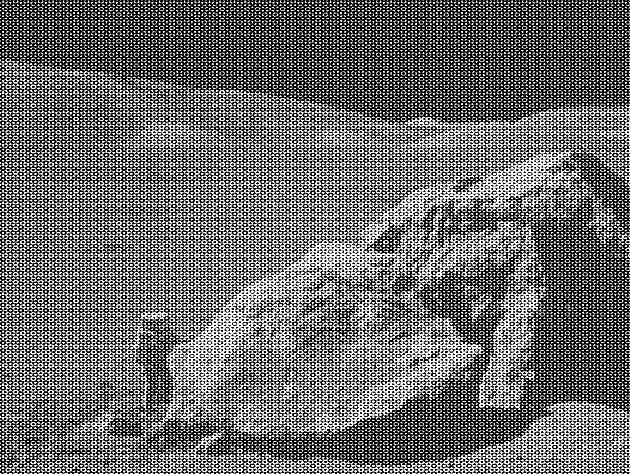
#> input picture moonlanding.png, 630 x 474 px
$ jupyter execute --allow-errors Exam_test_prova.ipynb   (shell and % lines are left out)
#> lines starting #> are read from the running program, lines starting #| are printed output that depends on the picture
4.2\. Find the outer product of the following two vecotrs (10 MINUTES)

```python
u = np.array([1,3,5,7])
v = np.array([2,4,6,8])
```

Do this in the following ways:

   * Using the function outer in numpy
   * Using a nested for loop or list comprehension
   * Using numpy broadcasting operatoins

[cell 1]
import numpy as np

u = np.array([1,3,5,7])
v = np.array([2,4,6,8])

w0 = np.outer(u,v)
print(w0, '\n')

w1 = np.array([(i*j) for i in u for j in v]).reshape(4,4)
print(w1, '\n')

w2 = u * v.reshape(4,1)
print(w2)

4.4\. Use np.linspace to create an array of 100 numbers between 0 and 2π (inclusive). (10 MINUTES)

  * Extract every 10th element using slice notation
  * Reverse the array using slice notation
  * Extract elements where the absolute difference between the sine and cosine functions evaluated at that element is less than 0.1
  * Make a plot showing the sin and cos functions and indicate where they are close

[cell 2]
import math
import matplotlib.pyplot as plt

v = np.linspace(0, 2*math.pi, 100)
print(v, '\n')

extraction = v[::10]
print(extraction, '\n')

rev = v[::-1]
print(rev, '\n')

near = v[np.abs(np.sin(v)-np.cos(v))<0.1]
print(near, '\n')

plt.plot(v, np.sin(v))
plt.plot(v, np.cos(v))
for value in near:
    plt.axvline(value)
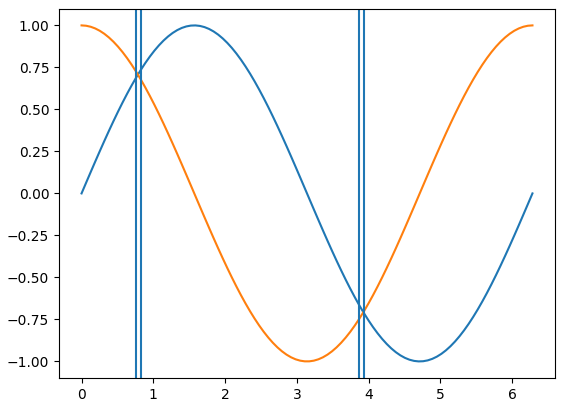
#> figure drawn by matplotlib, 1 panel; curve peaks at x = 1.59, y = 1; curve peaks at x = 0, y = 1

4.6\. Use broadcasting to create a grid of distances (15 MINUTES)

Route 66 crosses the following cities in the US: Chicago, Springfield, Saint-Louis, Tulsa, Oklahoma City, Amarillo, Santa Fe, Albuquerque, Flagstaff, Los Angeles
The corresponding positions in miles are: 0, 198, 303, 736, 871, 1175, 1475, 1544, 1913, 2448

  * Construct a 2D grid of distances among each city along Route 66
  * Convert that in km (those savages...)

[cell 3]
dist_miglia = np.array([0, 198, 303, 736, 871, 1175, 1475, 1544, 1913, 2448])

grid = np.abs(dist_miglia - dist_miglia.reshape(10,1))
print(grid, '\n')

grid_miglia = grid*1.609
print(grid_miglia)

4.7\. Prime numbers sieve: compute the prime numbers in the 0-N (N=99 to start with) range with a sieve (mask). (20 MINUTES)
  * Constract a shape (100,) boolean array, the mask
  * Identify the multiples of each number starting from 2 and set accordingly the corresponding mask element
  * Apply the mask to obtain an array of ordered prime numbers
  * Check the performances (timeit); how does it scale with N?
  * Implement the optimization suggested in the [sieve of Eratosthenes](https://en.wikipedia.org/wiki/Sieve_of_Eratosthenes)


[cell 4]
import timeit

def num_primi(N):
#> called with N = 100
    mask = np.ones((N,), dtype=bool)
    for i in range(2,N):
        mask[2*i::i]=False

    numeri = np.arange(N,)

    return numeri[mask]

print(num_primi(100))

num_primi(100)
num_primi(200)
num_primi(300)
num_primi(400)
num_primi(500)

[cell 5]
time = [21, 43, 63, 77, 100]
max_value = [100, 200, 300, 400, 500]

plt.plot(max_value, time)
plt.show()
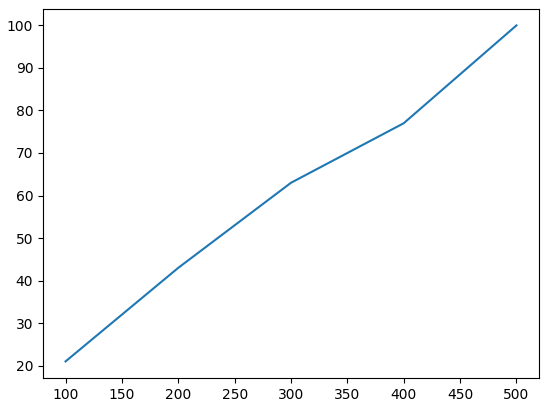
#> figure drawn by matplotlib, 1 panel


N = 100
A = np.ones(N, dtype=bool)

for i in range(2, int(math.sqrt(N))):
    if A[i]==True:
        for j in range(2*i, N ,i): A[j]=False

numeri = np.arange(N,)
print(numeri[A])

4.8\. Diffusion using random walk (30 MINUTES)

Consider a simple random walk process: at each step in time, a walker jumps right or left (+1 or -1) with equal probability. The goal is to find the typical distance from the origin of a random walker after a given amount of time.
To do that, let's simulate many walkers and create a 2D array with each walker as a raw and the actual time evolution as columns

  * Take 1000 walkers and let them walk for 200 steps
  * Use randint to create a 2D array of size walkers x steps with values -1 or 1
  * Build the actual walking distances for each walker (i.e. another 2D array "summing on each raw")
  * Take the square of that 2D array (elementwise)
  * Compute the mean of the squared distances at each step (i.e. the mean along the columns)
  * Plot the average distances (sqrt(distance\*\*2)) as a function of time (step)

Did you get what you expected?

[cell 6]
# Use randint to create a 2D array of size walkers x steps with values -1 or 1
N = 1000
S = 1000

s = np.random.randint(0, 2, size=(N, S))
s[s==0] = -1

# Build the actual walking distances for each walker (i.e. another 2D array "summing on each raw")
d = np.sum(s, axis=1)

# Take the square of that 2D array (elementwise)
square = d**2

# Compute the mean of the squared distances at each step (i.e. the mean along the columns)
des = np.cumsum(s, axis=1)**2
mean_step = np.mean(des, axis=0)

# Plot the average distances (sqrt(distance**2)) as a function of time (step)
plt.plot(np.arange(S), np.sqrt(mean_step))
plt.show()
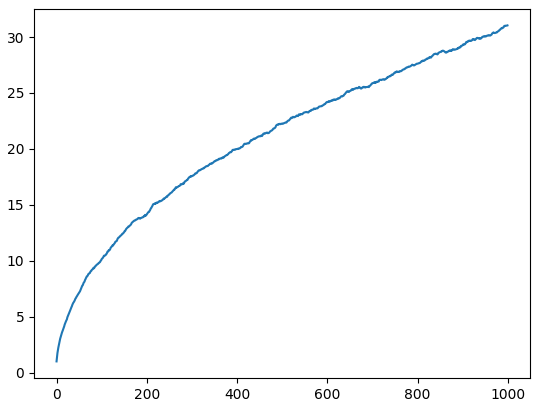
#> figure drawn by matplotlib, 1 panel; curve peaks at x = 999, y = 31.04

4.9\. Analyze a data file (15 MINUTES)
  * Download the population of hares, lynxes and carrots at the beginning of the last century.
    ```python
    ! wget https://www.dropbox.com/s/3vigxoqayo389uc/populations.txt
    ```

  * Check the content by looking within the file
  * Load the data (use an appropriate numpy method) into a 2D array
  * Create arrays out of the columns, the arrays being (in order): *year*, *hares*, *lynxes*, *carrots*
  * Plot the 3 populations over the years
  * Compute the main statistical properties of the dataset (mean, std, correlations, etc.)
  * Which species has the highest population each year?

Do you feel there is some evident correlation here? [Studies](https://www.enr.gov.nt.ca/en/services/lynx/lynx-snowshoe-hare-cycle) tend to believe so.

#> (a cell that did not finish here is left out)

5.4\. load the binary file named *credit_card.dat* and convert the data into the real credit-card number (20 MINUTES).

Each line correspond to a credit card number.

Each character is composed by 6 bit (even the space) and the last 4 bit are just a padding

**hint**: use the `chr()` function to convert a number to a char

#> (a cell that did not finish here is left out)

## Pandas analysis (60 MINUTES)

This exercise consists in analyzing a dataset containg timing information from a series of Time-to-Digital-Converters (TDC) implemented in a couple of FPGAs. Each measurement (i.e. each row of the input file) consists <br> of a flag that specifies the type of message ('HEAD', which in this case is always 1), <br>two addresses of the TDC providing the signal ('FPGA' and 'TDC_CHANNEL'), and the <br> timing information ('ORBIT_CNT', 'BX_COUNTER', and 'TDC_MEAS'). <br> Each TDC count corresponds to 25/30 ns, whereas a unit of BX_COUNTER corresponds to 25 ns, and the ORBIT_CNT is increased every 'x' BX_COUNTER. This allows to store the time in a similar way to hours, minutes and seconds.

1\. Create a Pandas DataFrame reading N rows of the 'data_000637.txt' dataset. Choose N to be smaller than or equal to the maximum number of rows and larger that 10k.

2\. Find out the number of BX in a ORBIT (the value 'x').

3\. Find out how much the data taking lasted. You can either make an estimate based on the fraction of the measurements (rows) you read, or perform this check precisely by reading out the whole dataset.

4\. Create a new column with the absolute time in ns (as a combination of the other three columns with timing information).

5\. Replace the values (all 1) of the HEAD column randomly with 0 or 1.

6\. Create a new DataFrame that contains only the rows with HEAD=1.

7\. Make two occupancy plots (one for each FPGA), i.e. plot the number of counts per TDC channel

8\. Use the groupby method to find out the noisy channels, i.e. the TDC channels with most counts (say the top 3)

9\. Count the number of unique orbits. Count the number of unique orbits with at least one measurement from TDC_CHANNEL=139

[cell 9]
import pandas as pd
import numpy as np
import matplotlib.pyplot as plt

N = 500000

# Create a Pandas DataFrame reading N rows of the 'data_000637.txt' dataset.
# Choose N to be smaller than or equal to the maximum number of rows and larger that 10k.
#> (the rest of this cell did not finish here and is left out)

7.1\. **Kernel Density Estimate** (40 MINUTES)

Produce a KDE for a given distribution (by hand, not using seaborn!):

* Fill a numpy array, x,  of len(N) (with N=O(100)) with a variable normally distributed, with a given mean a standard deviation
* Fill an histogram in pyplot taking properly care about the aesthetic
   * use a meaningful number of bins
   * set a proper y axis label
   * set proper value of y axis major ticks labels (e.g. you want to display only integer labels)
   * display the histograms as data points with errors (the error being the poisson uncertainty)
* for every element of x, create a gaussian with the mean corresponding the element value and std as a parameter that can be tuned. The std default value should be:
$$ 1.06 * x.std() * x.size ^{-\frac{1}{5.}} $$
you can use the scipy function `stats.norm()` for that.
* In a separate plot (to be placed beside the original histogram), plot all the gaussian functions so obtained
* Sum (with np.sum()) all the gaussian functions and normalize the result such that the integral matches the integral of the original histogram. For that you could use the `scipy.integrate.trapz()` method

[cell 10]
import numpy as np
import matplotlib.pyplot as plt
from matplotlib.ticker import MultipleLocator, AutoMinorLocator
from scipy import stats
import scipy as sp

mean = 0
sigma = 0.2
N = 500
x = np.random.normal(mean, sigma, N)

fig, (hist, gauss, fit) = plt.subplots(3, 1, figsize=(10, 20))

n, bins, _ = hist.hist(x, bins=15,  edgecolor='black', label='Data')
err = np.sqrt(n)
hist.legend()
hist.set_ylim(0, n.max()+np.max(np.sqrt(n))+3)
hist.yaxis.set_major_locator(MultipleLocator(10))
hist.yaxis.set_minor_locator(AutoMinorLocator(5))
hist.set_title('Gaussian Data')
hist.set_xlabel('x value')
hist.set_ylabel('Counts')
hist.errorbar(0.5*(bins[:-1]+bins[1:]), n, err, fmt='o', capsize=3)


std = 1.06*x.std()*pow(x.size, -1/5)
lsp = np.linspace(x.min()-sigma, x.max()+sigma, 1000)

gaussians = np.array([stats.norm.pdf(lsp, loc=i, scale=std) for i in x])

for func in gaussians:
    gauss.plot(lsp, func)
gauss.set_xlabel('x value')
gauss.set_xlabel('x value')
gauss.set_title('Gaussian functions')

final_func = np.sum(gaussians, axis=0)

A_hist = np.sum(np.abs(bins[1:]-bins[:-1])*n)
A_func = sp.integrate.trapz(final_func, lsp)


fit.hist(x, bins=15,  edgecolor='black', label='Data')
fit.plot(lsp, final_func*A_hist/A_func, label='Fit')
fit.legend()
fit.set_ylim(0, n.max()+np.max(np.sqrt(n))+3)
fit.yaxis.set_major_locator(MultipleLocator(10))
fit.yaxis.set_minor_locator(AutoMinorLocator(5))
fit.set_title('Fit function')
fit.set_xlabel('x value')
fit.set_ylabel('Counts')

plt.show()
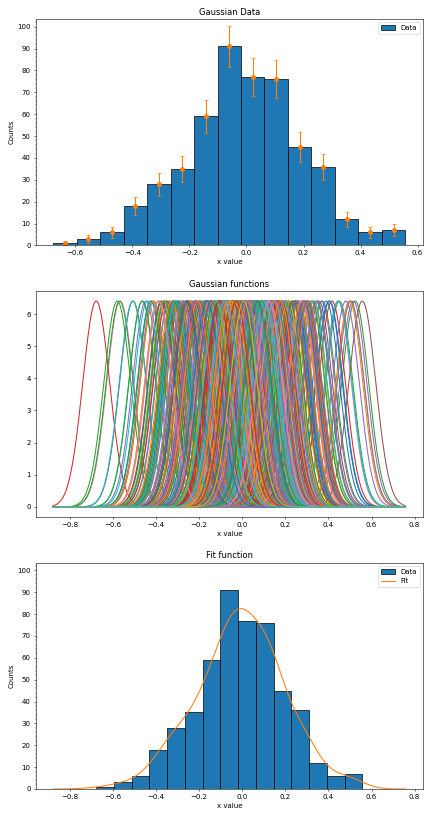
#> figure drawn by matplotlib, 3 panels; panel 1: tallest bar 91 high, from x = -0.101 to -0.0191; panel 1: curve peaks at x = -0.0603, y = 91; panel 1: curve peaks at x = -0.0603, y = 81.46; panel 1: curve peaks at x = -0.0603, y = 100.5

7.2\. **Color-coded scatter plot** (10 MINUTES)

Produce a scatter plot out of a dataset with two categories

* Write a function that generate a 2D datasets of 2 categories. Each category should distribute as a 2D gaussian with a given mean and std (clearly it is better to have different values means..)
* Display the dataset in a scatter plot marking the two categories with different marker colors.

An example is given below

You can try to make the procedure more general by allowing a given number $n\ge 2$ of categories

[cell 11]
import numpy as np
import matplotlib.pyplot as plt

x1, y1 = np.random.normal(173, 3, 200), np.random.normal(80, 1, 200)
x2, y2 = np.random.normal(165, 4, 300), np.random.normal(70, 2, 300)

plt.scatter(x1, y1, label='Male', color='blue')
plt.scatter(x2, y2, label='Female', color='red')
plt.xlabel('Altezza (cm)')
plt.xlabel('Peso (Kg)')
plt.show()
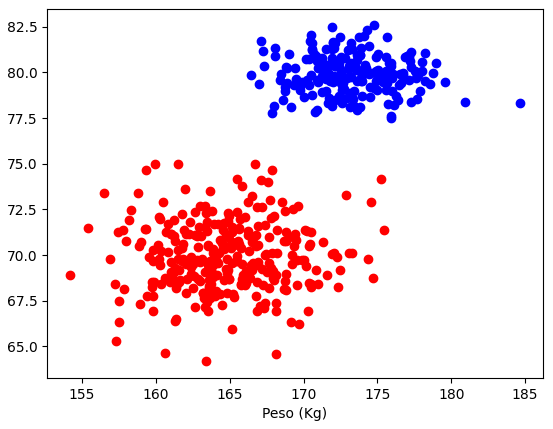
#> figure drawn by matplotlib, 1 panel

7.3\. **Profile plot** (30 MINUTES)

Produce a profile plot from a scatter plot.
* Download the following dataset and load it as a pandas dataframe:
```bash
wget https://www.dropbox.com/s/hgnvyj9abatk8g6/residuals_261.npy
```
Note that you should use the `np.load()` function to load the file as a numpy array, call the `.item()` method, and then pass it to the `pd.DataFrame()` constructor.
* Inspect the dataset, you'll find two variables (features)
* Clean the sample by selecting the entries (rows) with the variable "residual" in absolute value smaller than 2
* perform a linear regression of "residuals" versus "distances" using `scipy.stats.linregress()`
* plot a seaborn jointplot of  "residuals" versus "distances", having seaborn performing a linear regression. The result of the regression should be displayed on the plot
* Fill 3 numpy arrays
  * x, serving as an array of bin centers for the "distance" variable. It should range from 0 to 20 with reasonable number of steps (bins)
  * y, the mean values of the "residuals", estimated in slices (bins) of "distance"
  * erry, the standard deviation of the  of the "residuals", estimated in slices (bins) of "distance"
* Plot the profile plot on top of the scatter plot

[cell 12]
import numpy as np
import pandas as pd
import scipy as sp
import seaborn as sns
import matplotlib.pyplot as plt

#> (the rest of this cell did not finish here and is left out)

8.1\. **PCA on 3D dataset** (45 MINUTES)

* Generate a dataset with 3 features each with N entries (N being ${\cal O}(1000)$). With $N(\mu,\sigma)$ the normali distribution with mean $\mu$ and $\sigma$  standard deviation, generate the 3 variables $x_{1,2,3}$ such that:
    * $x_1$ is distributed as $N(0,1)$
    * $x_2$ is distributed as $x_1+N(0,3)$
    * $x_3$ is given by $2x_1+x_2$
* Find the eigenvectors and eigenvalues of the covariance matrix of the dataset
* Find the eigenvectors and eigenvalues using SVD. Check that the two procedures yield to same result
* What percent of the total dataset's variability is explained by the principal components? Given how the dataset was constructed, do these make sense? Reduce the dimensionality of the system so that at least 99% of the total variability is retained.
* Redefine the data in the basis yielded by the PCA procedure
* Plot the data points in the original and the new coordiantes as a set of scatter plots. Your final figure should have 2 rows of 3 plots each, where the columns show the (0,1), (0,2) and (1,2) proejctions.

8.3 \. **Looking at an oscillating spring** (60 MINUTES)

Imagine you have $n$ cameras looking at a spring oscillating along the $x$ axis. Each  camera record the motion of the spring looking at it along a given direction defined by the pair $(\theta_i, \phi_i)$, the angles in spherical coordinates.

Start from the simulation of the records (say ${\cal O}(1000)$) of the spring's motion along the x axis, assuming a little random noise affects the measurements along the $y$. Rotate such dataset to emulate the records of each camera.

Perform a Principal Component Analysis on the thus obtained dataset, aiming at finding the only one coordinate that really matters.

9.1\. **Maximum wind speed prediction at the Sprogø station** (30 MINUTES)

The exercise goal is to predict the maximum wind speed occurring every 50 years even if no measure exists for such a period. The available data are only measured over 21 years at the Sprogø meteorological station located in Denmark.

The annual maxima are supposed to fit a normal probability density function. However such function is not going to be estimated because it gives a probability from a wind speed maxima. Finding the maximum wind speed occurring every 50 years requires the opposite approach, the result needs to be found from a defined probability. That is the quantile function role and the exercise goal will be to find it. In the current model, it is supposed that the maximum wind speed occurring every 50 years is defined as the upper 2% quantile.

By definition, the quantile function is the inverse of the cumulative distribution function. The latter describes the probability distribution of an annual maxima. In the exercise, the cumulative probability $p_i$ for a given year i is defined as $p_i = i/(N+1)$ with $N = 21$, the number of measured years. Thus it will be possible to calculate the cumulative probability of every measured wind speed maxima. From those experimental points, the scipy.interpolate module will be very useful for fitting the quantile function. Finally the 50 years maxima is going to be evaluated from the cumulative probability of the 2% quantile.

Practically, load the dataset:

```python
import numpy as np
max_speeds = np.load('max-speeds.npy')
years_nb = max_speeds.shape[0]
```

Compute then the cumulative probability $p_i$ (`cprob`) and sort the maximum speeds from the data. Use then the  UnivariateSpline from scipy.interpolate to define a quantile function and thus estimate the probabilities.

In the current model, the maximum wind speed occurring every 50 years is defined as the upper 2% quantile. As a result, the cumulative probability value will be:

```python
fifty_prob = 1. - 0.02
```

So the storm wind speed occurring every 50 years can be guessed as:

``` python
fifty_wind = quantile_func(fifty_prob)
```

9.2\. **Curve fitting of temperature in Alaska** (20 MINUTES)

The temperature extremes in Alaska for each month, starting in January, are given by (in degrees Celcius):

max:  17,  19,  21,  28,  33,  38, 37,  37,  31,  23,  19,  18

min: -62, -59, -56, -46, -32, -18, -9, -13, -25, -46, -52, -58

* Plot these temperature extremes.
* Define a function that can describe min and max temperatures.
* Fit this function to the data with scipy.optimize.curve_fit().
* Plot the result. Is the fit reasonable? If not, why?
* Is the time offset for min and max temperatures the same within the fit accuracy?

[cell 13]
import numpy as np
import scipy as sp
import matplotlib.pyplot as plt

m = np.arange(1,13)
tM = np.array([17, 19, 21, 28, 33, 38, 37, 37, 31, 23, 19, 18])
tm = np.array([-62, -59, -56, -46, -32, -18, -9, -13, -25, -46, -52, -58])

def fit(x, Amp, freq, O_phi, O_temp):
    return Amp * np.cos( freq * np.pi * ( x + O_phi)  ) + O_temp

pT, cT = sp.optimize.curve_fit(fit, m, tM, p0=[ 12, 0.2, 3, 30])
pt, ct = sp.optimize.curve_fit(fit, m, tm, p0=[ 20, 0.2, 3, -30])

lsp = np.linspace(0,13,1000)
plt.scatter(m, tM, color='red', label='T max')
plt.scatter(m, tm, color='blue', label='T min')
plt.plot(lsp, fit(lsp, pT[0], pT[1], pT[2], pT[3]), color='red', label='Fit Tmax')
plt.plot(lsp, fit(lsp, pt[0], pt[1], pt[2], pt[3]), color='blue', label='Fit Tmin')
plt.legend()
plt.ylabel('Temperature (Celsius)')
plt.xlabel('Month')
plt.grid()
plt.show()

print('Time offset for Tmax:', pT[2], '+-', cT[2,2])
print('Time offset for Tmin:', pt[2], '+-', ct[2,2])

print('Diff in time offset:', np.abs(pT[2]-pt[2]), '+-', np.sqrt(cT[2,2]**2+cT[2,2]**2), 'in month units')
print('More or less two weeks')

9.3\. **2D minimization of a six-hump camelback function** (20 MINUTES)

$$
f(x,y) = \left(4-2.1x^2+\frac{x^4}{3} \right) x^2 +xy + (4y^2 -4)y^2
$$

has multiple global and local minima. Find the global minima of this function.

Hints:

* Variables can be restricted to $-2 < x < 2$ and $-1 < y < 1$.
* Use numpy.meshgrid() and pylab.imshow() to find visually the regions.
* Use scipy.optimize.minimize(), optionally trying out several of its methods.

How many global minima are there, and what is the function value at those points? What happens for an initial guess of $(x, y) = (0, 0)$ ?

[cell 14]
import numpy as np
import scipy as sp
import matplotlib.pylab as pl

x = np.linspace(-2, 2, 1000)
y = np.linspace(-1, 1, 1000)
X, Y = np.meshgrid(x, y)

def f(z):
    x = z[0]
    y = z[1]
    return (4-2.1*x**2+(x**4)/3)*x**2 + x*y + (4*y**2-4)*y**2

p1 = [1, 0.7]
p2 = [-0.5, -0.25]
p3 = [0,0]

c1 = sp.optimize.minimize(f, p1)
c2 = sp.optimize.minimize(f, p2)
c3 = sp.optimize.minimize(f, p3)


pl.imshow(f([X, Y]), extent=(-2, 2, -1, 1), aspect='auto')                  # extend
pl.scatter(p1[0], p1[1], marker='x', color='blue', label='guess 1')
pl.scatter(p2[0], p2[1], marker='x', color='red', label='guess 2')
pl.scatter(p3[0], p3[1], marker='x', color='black', label='guess 3')

pl.scatter(c1.x[0], c1.x[1], marker='o', color='blue', label='convergence 1')
pl.scatter(c2.x[0], c2.x[1], marker='o', color='red', label='convergence 2')
pl.scatter(c3.x[0], c3.x[1], marker='o', color='black', label='convergence 3')

pl.legend()
pl.colorbar()
pl.xlabel('x')
pl.ylabel('y')
pl.title('Min of the function')

print('Minimal point x value ( starting from', 'c1', ') :', c1.x)
print('Minimal point x value ( starting from', 'c2', ') :', c2.x)
print('Minimal point x value ( starting from', 'c3', ') :', c3.x)

pl.show()

9.5\. **FFT of an image** (30 MINUTES)

* Examine the provided image `moonlanding.png`, which is heavily contaminated with periodic noise. In this exercise, we aim to clean up the noise using the Fast Fourier Transform.
* Load the image using pylab.imread().
* Find and use the 2-D FFT function in scipy.fftpack, and plot the spectrum (Fourier transform of) the image. Do you have any trouble visualising the spectrum? If so, why?
* The spectrum consists of high and low frequency components. The noise is contained in the high-frequency part of the spectrum, so set some of those components to zero (use array slicing).
* Apply the inverse Fourier transform to see the resulting image.

[cell 15]
from scipy import fftpack
import numpy as np
import matplotlib.pyplot as pl
from matplotlib.colors import LogNorm

d = pl.imread('moonlanding.png')
#> d is the input picture: shape (474, 630) float32; min 0, max 1, mean 0.424

pl.imshow(d, cmap='gray')
pl.title('Original figure')
pl.axis('off')
pl.show()


fft_d = fftpack.fft2(d)
p_fft_d = np.abs(fft_d)
#> (the rest of the program and of its run is left out)
